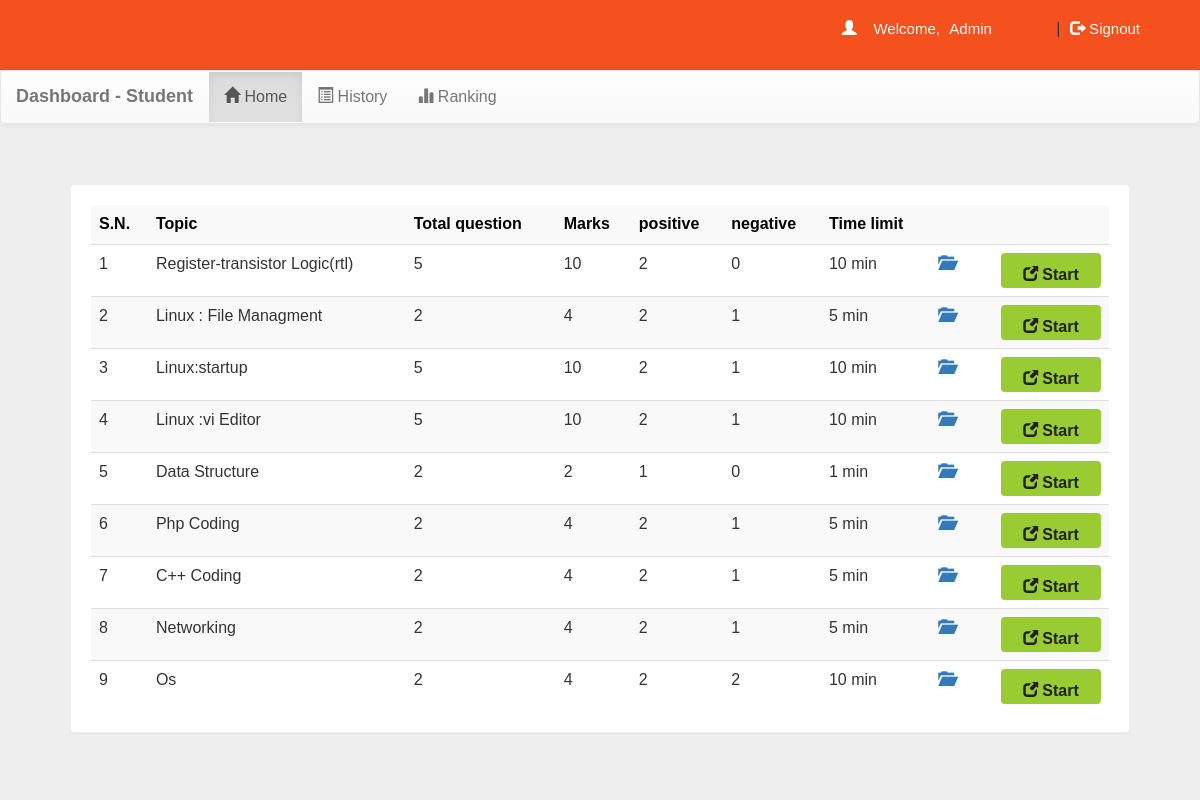
The page /account.php?q=1 (signed in) on the database its author committed.
### tables this page shows
CREATE TABLE `quiz` (
  `eid` text NOT NULL,
  `title` varchar(100) NOT NULL,
  `sahi` int(11) NOT NULL,
  `wrong` int(11) NOT NULL,
  `total` int(11) NOT NULL,
  `time` bigint(20) NOT NULL,
  `intro` text NOT NULL,
  `tag` varchar(100) NOT NULL,
  `date` timestamp NOT NULL DEFAULT current_timestamp() ON UPDATE current_timestamp(),
  `email` varchar(50) DEFAULT NULL
);

### account.php (the view, shortened to what this page needs)
<!DOCTYPE html >
<html >
<head>
<link  rel="stylesheet" href="css/bootstrap.min.css"/>
<link  rel="stylesheet" href="css/bootstrap-theme.min.css"/>
<link rel="stylesheet" href="css/main.css">
<link  rel="stylesheet" href="css/font.css">
</head>
<body>
<div class="header">
<div class="row" style="background-color:#f4511e;">
<div class="col-lg-6" >
<span class="logo"></span></div>
<div class="col-md-4 col-md-offset-2">
    <?php
        include_once 'dbConnection.php';
          if(!(isset($_SESSION['email']))){
        header("location:index.php");
        }
        else
        {
        $name = $_SESSION['name'];
        $email=$_SESSION['email'];
        echo '<span class="pull-right top title1" ><span class="log1"><span class="glyphicon glyphicon-user" aria-hidden="true"></span>&nbsp;&nbsp;&nbsp;&nbsp;Welcome,</span> <a href="account.php?q=1" class="log log1">'.$name.'</a>&nbsp;|&nbsp;<a href="logout.php?q=account.php" class="log"><span class="glyphicon glyphicon-log-out" aria-hidden="true"></span>&nbsp;Signout</button></a></span>';
        }
    ?>
</div>
</div></div>
<div class="bg">
<nav class="navbar navbar-default title1">
  <div class="container-fluid">
    <div class="navbar-header">
      <a class="navbar-brand" href="account.php?q=1"><b>Dashboard - Student</b></a>
    </div>
    <div class="collapse navbar-collapse" id="bs-example-navbar-collapse-1">
      <ul class="nav navbar-nav navbar left">
        <li <?php if(@$_GET['q']==1) echo'class="active"'; ?> ><a href="account.php?q=1"><span class="glyphicon glyphicon-home" aria-hidden="true"></span>&nbsp;Home<span class="sr-only">(current)</span></a></li>
        <li <?php if(@$_GET['q']==2) echo'class="active"'; ?>><a href="account.php?q=2"><span class="glyphicon glyphicon-list-alt" aria-hidden="true"></span>&nbsp;History</a></li>
        <li <?php if(@$_GET['q']==3) echo'class="active"'; ?>><a href="account.php?q=3"><span class="glyphicon glyphicon-stats" aria-hidden="true"></span>&nbsp;Ranking</a></li>
      </ul>
    </div>
  </div>
</nav>
<div class="container">
<div class="row">
<div class="col-md-12">
<?php if(@$_GET['q']==1) {
    $result = mysqli_query($con,"SELECT * FROM quiz ORDER BY date DESC") or die('Error');
    echo  '<div class="panel"><table class="table table-striped title1">
    <tr style="color:black"><td><b>S.N.</b></td><td><b>Topic</b></td><td><b>Total question</b></td><td><b>Marks</b></td><td><b>positive</b></td><td><b>negative</b></td><td><b>Time limit</b></td><td></td><td></td></tr>';
    $c=1;
    while($row = mysqli_fetch_array($result)) {
      $title = $row['title'];
      $total = $row['total'];
      $sahi = $row['sahi'];
      $wrong = $row['wrong'];
        $time = $row['time'];
      $eid = $row['eid'];
    $q12=mysqli_query($con,"SELECT score FROM history WHERE eid='$eid' AND email='$email'" )or die('Error98');
    $rowcount=mysqli_num_rows($q12);
    if($rowcount == 0){
      echo '<tr><td>'.$c++.'</td><td>'.$title.'</td><td>'.$total.'</td><td>'.$sahi*$total.'</td><td>'.$sahi.'</td><td>'.$wrong.'</td><td>'.$time.'&nbsp;min</td>
      <td><a title="Open quiz description" href="account.php?q=1&fid='.$eid.'"><b><span class="glyphicon glyphicon-folder-open" aria-hidden="true"></span></b></a></td>
      <td><b><a href="account.php?q=quiz&step=2&eid='.$eid.'&n=1&t='.$total.'" class="pull-right btn sub1" style="margin:0px;background:#99cc32"><span class="glyphicon glyphicon-new-window" aria-hidden="true"></span>&nbsp;<span class="title1"><b>Start</b></span></a></b></td></tr>';
    }
    else
    {
    echo '<tr style="color:#99cc32"><td>'.$c++.'</td><td>'.$title.'&nbsp;<span title="This quiz is already solve by you" class="glyphicon glyphicon-ok" aria-hidden="true"></span></td><td>'.$total.'</td><td>'.$sahi*$total.'</td><td>'.$sahi.'</td><td>'.$wrong.'</td><td>'.$time.'&nbsp;min</td>
      </tr>';
    }
    }
    echo '</table></div>';
}?>
</div></div></div></div>
</body>
</html>

### css/main.css (style rules this page uses)
body { overflow-x:hidden; width:100%; font-size: 12px !important; font-family: Montserrat, sans-serif; background:#eee; min-height:550px; background-attachment:fixed; }
.bg { min-height:540px; }
.panel { border-color:#eee; margin:40px; padding:20px; font: 15px "Century Gothic", "Times Roman", sans-serif; }
.header { background:#f4511e; height:70px; }
.title1 { font: 16px "Century Gothic", "Times Roman", sans-serif; }
.sub1 { width:90px; color:#202020; background:orange; font-size:15px; height:35px; margin:20px; padding:10px; width:100px; }
.top { margin-top:20px; }
.log1 { font: 15px 'Montserrat', sans-serif; color:#fff; margin-left:10px; }
.log { margin:10px; margin-right:60px; margin-left:5px; color:#fff; text-decoration:none; font-size:20px; font-size:15px; }

### rows shown on the page
quiz: title "Register-transistor Logic(rtl)", total "5", $sahi*$total "10", sahi "2", wrong "0", time "10"
quiz: title "Linux : File Managment", total "2", $sahi*$total "4", sahi "2", wrong "1", time "5"
quiz: title "Linux:startup", total "5", $sahi*$total "10", sahi "2", wrong "1", time "10"
quiz: title "Linux :vi Editor", total "5", $sahi*$total "10", sahi "2", wrong "1", time "10"
quiz: title "Data Structure", total "2", $sahi*$total "2", sahi "1", wrong "0", time "1"
quiz: title "Php Coding", total "2", $sahi*$total "4", sahi "2", wrong "1", time "5"
quiz: title "C++ Coding", total "2", $sahi*$total "4", sahi "2", wrong "1", time "5"
quiz: title "Networking", total "2", $sahi*$total "4", sahi "2", wrong "1", time "5"
quiz: title "Os", total "2", $sahi*$total "4", sahi "2", wrong "2", time "10"

### other values the page prints
$name "Admin"
